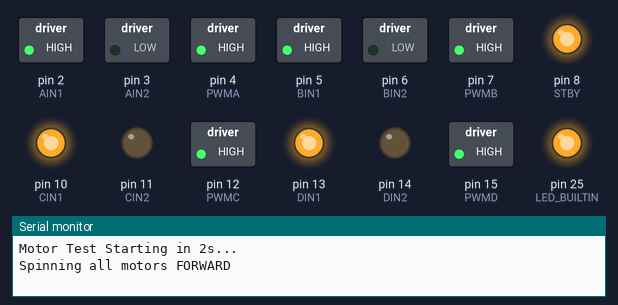
Bench run of a sketch on a simulated Arduino Mega 2560, built with avr-gcc and run on an emulated ATmega2560. On the bench: switched loads named in the sketch (green lamp = pin HIGH), output pins drawn as LEDs (lit = HIGH), the last lines printed to the serial monitor.

Above: at 3.0 s.
At 5.0 s:
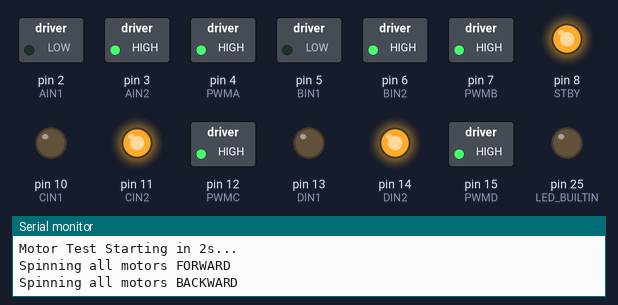
At 7.5 s:
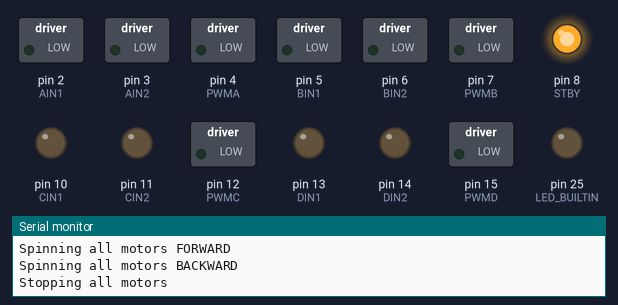
Timing chart, 0 to 11.1 s (numbered marks = the images above):
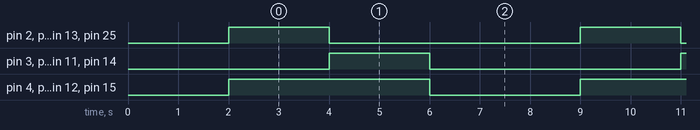

The sketch:

picoMotorTest.ino
```cpp
// Motor A (Front Left)
#define AIN1 2
#define AIN2 3
#define PWMA 4

// Motor B (Front Right)
#define BIN1 5
#define BIN2 6
#define PWMB 7

// Motor C (Rear Left)
#define CIN1 10
#define CIN2 11
#define PWMC 12

// Motor D (Rear Right)
#define DIN1 13
#define DIN2 14
#define PWMD 15

#define STBY 8
#define LED_BUILTIN 25

int speedVal = 255;

void setup() {
  Serial.begin(115200);

  pinMode(AIN1, OUTPUT); pinMode(AIN2, OUTPUT); pinMode(PWMA, OUTPUT);
  pinMode(BIN1, OUTPUT); pinMode(BIN2, OUTPUT); pinMode(PWMB, OUTPUT);
  pinMode(CIN1, OUTPUT); pinMode(CIN2, OUTPUT); pinMode(PWMC, OUTPUT);
  pinMode(DIN1, OUTPUT); pinMode(DIN2, OUTPUT); pinMode(PWMD, OUTPUT);
  pinMode(STBY, OUTPUT); pinMode(LED_BUILTIN, OUTPUT);

  digitalWrite(STBY, HIGH);
  Serial.println("Motor Test Starting in 2s...");
  delay(2000);
}

void loop() {
  Serial.println("Spinning all motors FORWARD");
  digitalWrite(LED_BUILTIN, HIGH);

  // Forward
  digitalWrite(AIN1, HIGH); digitalWrite(AIN2, LOW); analogWrite(PWMA, speedVal);
  digitalWrite(BIN1, HIGH); digitalWrite(BIN2, LOW); analogWrite(PWMB, speedVal);
  digitalWrite(CIN1, HIGH); digitalWrite(CIN2, LOW); analogWrite(PWMC, speedVal);
  digitalWrite(DIN1, HIGH); digitalWrite(DIN2, LOW); analogWrite(PWMD, speedVal);

  delay(2000);

  Serial.println("Spinning all motors BACKWARD");
  digitalWrite(LED_BUILTIN, LOW);

  // Backward
  digitalWrite(AIN1, LOW); digitalWrite(AIN2, HIGH); analogWrite(PWMA, speedVal);
  digitalWrite(BIN1, LOW); digitalWrite(BIN2, HIGH); analogWrite(PWMB, speedVal);
  digitalWrite(CIN1, LOW); digitalWrite(CIN2, HIGH); analogWrite(PWMC, speedVal);
  digitalWrite(DIN1, LOW); digitalWrite(DIN2, HIGH); analogWrite(PWMD, speedVal);

  delay(2000);

  Serial.println("Stopping all motors");

  // Stop all
  digitalWrite(AIN1, LOW); digitalWrite(AIN2, LOW); analogWrite(PWMA, 0);
  digitalWrite(BIN1, LOW); digitalWrite(BIN2, LOW); analogWrite(PWMB, 0);
  digitalWrite(CIN1, LOW); digitalWrite(CIN2, LOW); analogWrite(PWMC, 0);
  digitalWrite(DIN1, LOW); digitalWrite(DIN2, LOW); analogWrite(PWMD, 0);

  delay(3000); // Wait before next cycle
}
```

Measured:
- by itself, pin 4 (PWMA), pin 7 (PWMB), pin 12 (PWMC), pin 15 (PWMD): alternates HIGH for 4.0 s and LOW for 3.0 s
- by itself, pin 2 (AIN1), pin 3 (AIN2), pin 5 (BIN1), pin 6 (BIN2), pin 10 (CIN1), pin 11 (CIN2), pin 13 (DIN1), pin 14 (DIN2), pin 25 (LED_BUILTIN): alternates HIGH for 2.0 s and LOW for 5.0 s
- by itself, everything shown: repeats every 7.0 s, in 3 steps
